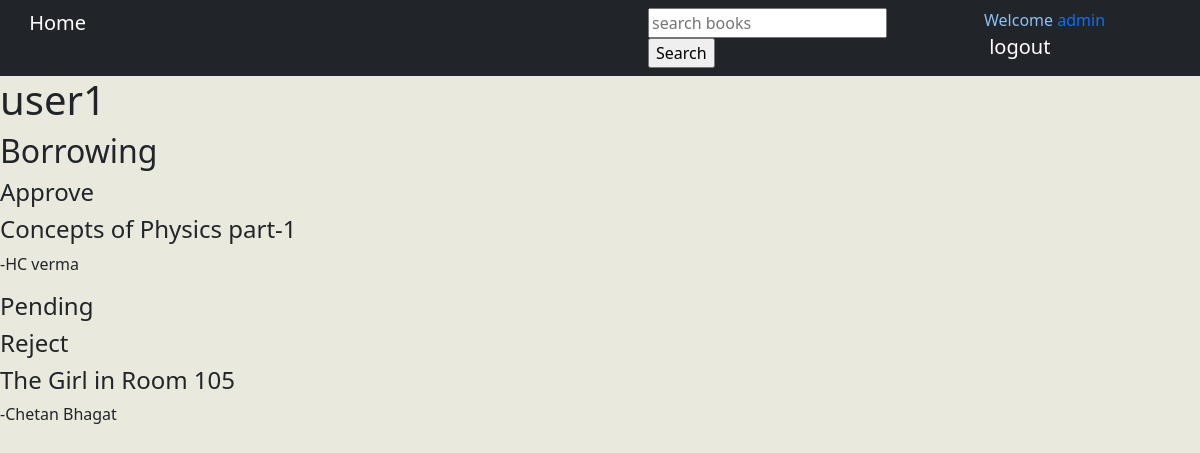
Page /library/user_profile=user1/ (signed in) on the committed database.
### library/models.py (models this page shows, shortened)
class Borrowed(models.Model):
    borrower = models.ForeignKey(User,on_delete=models.SET_NULL,null=True)
    book = models.ForeignKey('Book',on_delete=models.RESTRICT,null=True)
    id = models.CharField(primary_key=True,default=uuid.uuid4,max_length=3000)
    borrowed_number = models.IntegerField(default=0)
    STATUS_CHOICES = [
        ('1','PENDING'),
        ('2','APPROVE'),
        ('3','REJECT'),
    ]
    status = models.CharField(max_length=1,choices=STATUS_CHOICES,default='1')
    issue_date = models.DateTimeField(null=True,blank=True)
    due_date = models.DateTimeField(null = True, blank=True)
    return_date = models.DateTimeField(null=True,blank=True)

class Book(models.Model):
    book_title=models.CharField(max_length=100)
    author=models.CharField(max_length=250)
    publisher=models.CharField(max_length=1000)
    summary=models.CharField(max_length=90000)
    Isbn=models.CharField(max_length=20)
    location=models.CharField(max_length=10)
    count=models.IntegerField(default=1)

### library/views.py (the view)
# urls.py: path('library/user_profile=<str:username>/',views.profile,name="profile"),
@login_required(login_url='entry')
def profile(request,username):
    user = User.objects.get(username = username)
    borrows = Borrowed.objects.filter(borrower=user)
    context={
        'borrows':borrows,
        'user' :user,
    }
    return render(request,'library/profile.html',context)

### library/templates/library/profile.html (shortened to what this page needs)
{% extends 'library/navbar.html' %}
{% block librarian %}
<a href="{% url 'librarian' %}" class="navbar-brand">&nbsp;Home</a>
{% endblock %}
{% block content %}
    <h1>{{user.username}}</h1>
    <h2>Borrowing</h2>
    <h4>Approve</h4>
    {% for borrow in borrows %}
        {% if borrow.status == '2' %}
            <h4>{{borrow.book.book_title}}</h4>
            <p>-{{borrow.book.author}}</p>
        {% endif %}
    {% endfor %}
    <h4>Pending</h4>
    <h4>Reject</h4>
    {% for borrow in borrows %}
        {% if borrow.status == '3' %}
            <h4>{{borrow.book.book_title}}</h4>
            <p>-{{borrow.book.author}}</p>
        {% endif %}
    {% endfor %}
{% endblock %}

### library/templates/library/navbar.html (shortened to what this page needs)
<!DOCTYPE html>
<html lang="en">
<head>
    <link href="https://cdn.jsdelivr.net/npm/bootstrap@5.0.0-beta3/dist/css/bootstrap.min.css" rel="stylesheet">
    {% load static %}
    <link rel="stylesheet" href="{% static 'library/main.css' %}" type="text/css">
</head>
<body>
    <nav class="navbar navbar-dark bg-dark">
        <div class="container-fluid row align-items-start">
            <div class="col-6">
                {% block librarian %}{% endblock %}
            </div>
            <div class="col-3">
                <form action="{% url 'search' %}" method="GET">
                <input type="text" name="search" id="search" placeholder="search books">
                <input type="submit" value="Search">
            </form>
            </div>
            <div class="col-2">
            {% block profile %}
            <span class="welcome">Welcome<a href="{% url 'profile' request.user %}">&nbsp;{{request.user}}</a>&nbsp;&nbsp;</span>
            {% endblock %}
            <a href="{%url 'logout' %}" class="navbar-brand">&nbsp;logout</a>
            </div>
        </div>
    </nav>
    {% block content %}
    {% endblock %}
</body>
</html>

### library/static/library/main.css (style rules this page uses)
.welcome { color:#8cc1f5; }
body { background-color:#eae9de; }
a { text-decoration: none; }

### rows in the picture
Borrowed: book.book_title "Concepts of Physics part-1", book.author "HC verma"
Borrowed: book.book_title "The Girl in Room 105", book.author "Chetan Bhagat"

### other values in the picture
{{ request.user }} "admin"
{{ user.username }} "user1"
